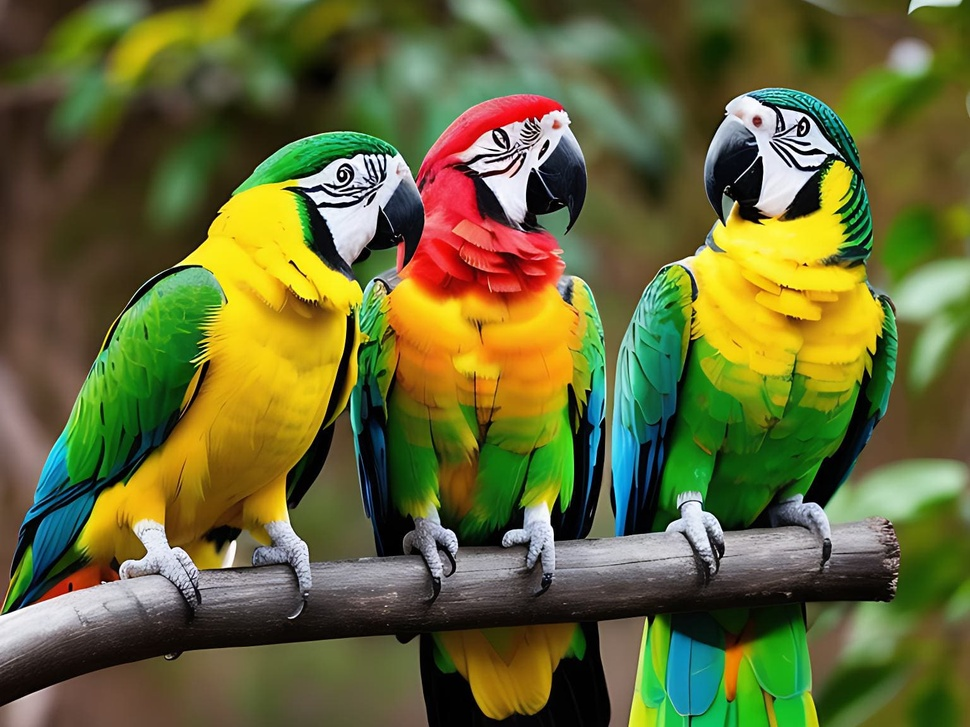
#> input picture parrots.jpg, 970 x 727 px, shrunk from 1536 x 1152 before the run, found by its file name
$ jupyter execute LGM_Task2.ipynb
#> lines starting #> are read from the running program, lines starting #| are printed output that depends on the picture
# **LGM Task2-Image To Pencil Sketch**

## **Data Science Intern- Muskan Arora**

[cell 1]
# Importing Libraries
import cv2
import numpy as np
import matplotlib.pyplot as plt

[cell 2]
# Load the image
image_path = "F:\parrots.jpg"
image = cv2.imread(image_path)
#> image is the input picture: shape (727, 970, 3); mean B, G, R 53, 104.6, 102.2

[cell 3]
# Original Image
plt.figure(figsize=(8, 8))
plt.imshow(cv2.cvtColor(image, cv2.COLOR_BGR2RGB))
plt.title('Original Image')
plt.axis('off')
plt.show()

[cell 4]
# Converting to grayscale
gray_image = cv2.cvtColor(image, cv2.COLOR_BGR2GRAY)
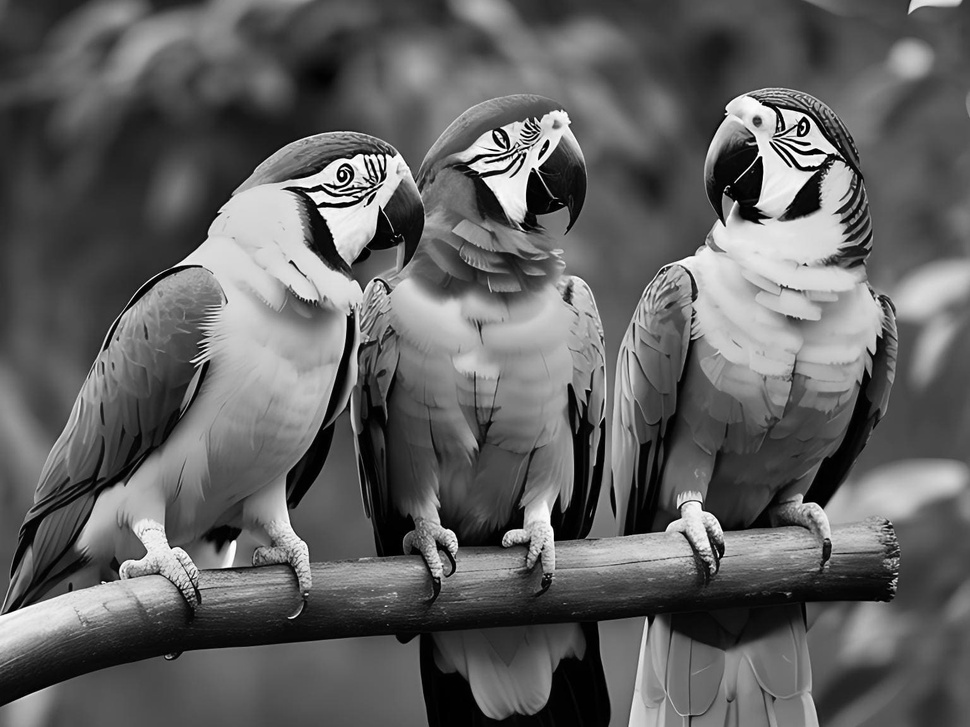
#> gray_image: shape (727, 970); min 0, max 255, mean 98
plt.figure(figsize=(8, 8))
plt.imshow(gray_image, cmap='gray')
plt.title('Grayscale Image')
plt.axis('off')
plt.show()

[cell 5]
# Inversion Elegance
inverted_image = cv2.bitwise_not(gray_image)
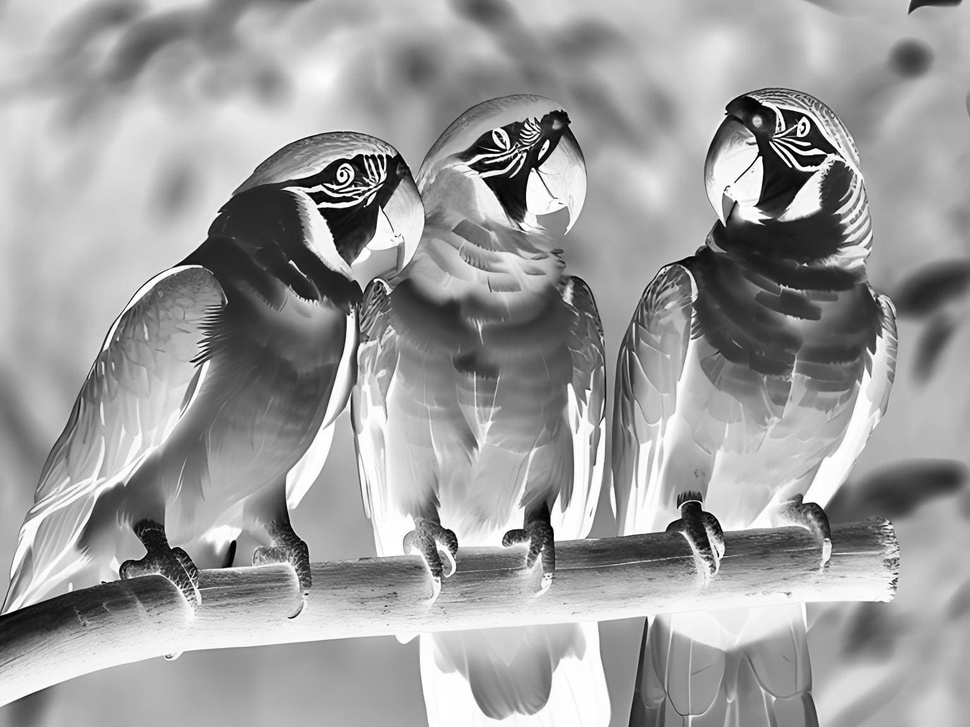
#> inverted_image: shape (727, 970); min 0, max 255, mean 157
plt.figure(figsize=(8,8))
plt.imshow(inverted_image, cmap='gray')
plt.title('Inversion Elegance')
plt.axis('off')
plt.show()

[cell 6]
# Gaussian Textures
blurred_image = cv2.GaussianBlur(inverted_image, (21, 21),0)
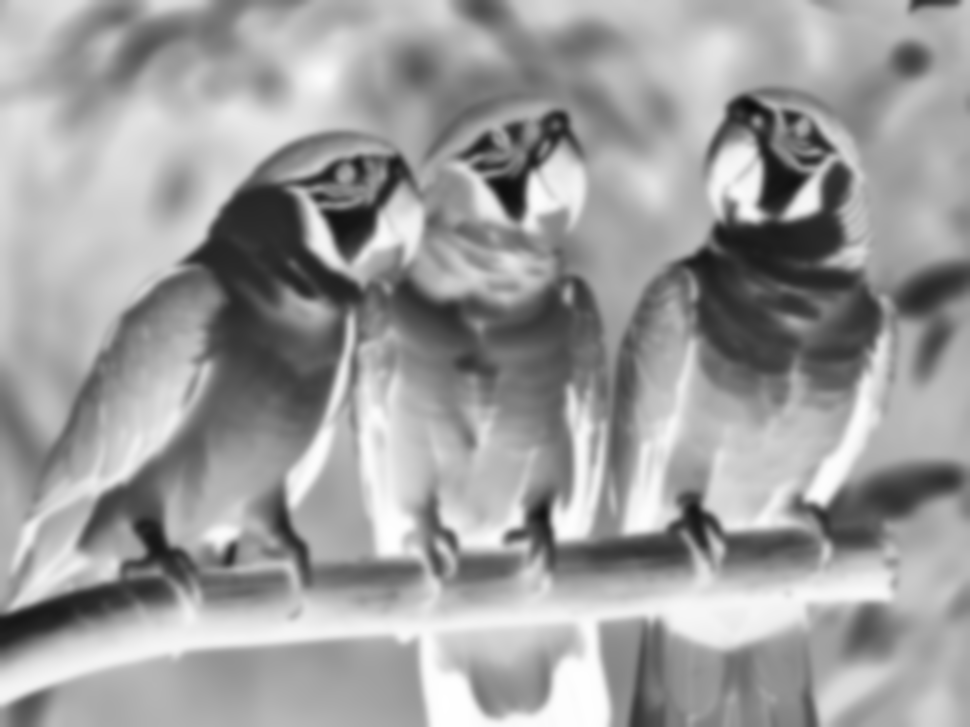
#> blurred_image: shape (727, 970); min 11, max 255, mean 157
plt.figure(figsize=(8, 8))
plt.imshow(blurred_image, cmap='gray')
plt.title('Blurred Image')
plt.axis('off')
plt.show()

[cell 7]
inverted_blurred= cv2.bitwise_not(blurred_image)
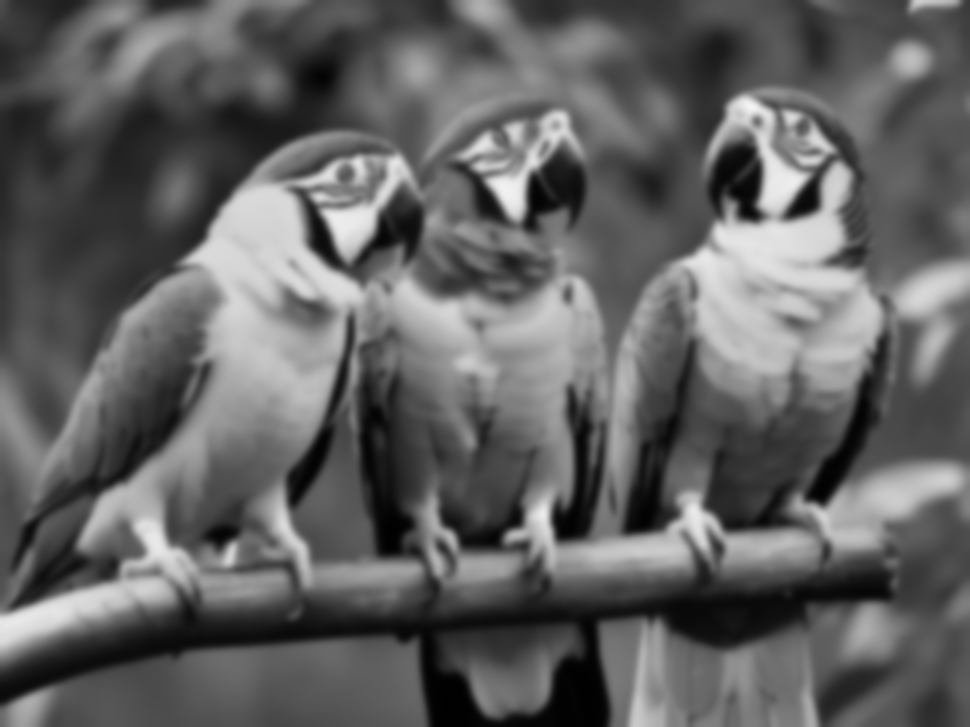
#> inverted_blurred: shape (727, 970); min 0, max 244, mean 98

# Display the pencil sketch image
pencil_sketch=cv2.divide(gray_image,inverted_blurred,scale=256.0)
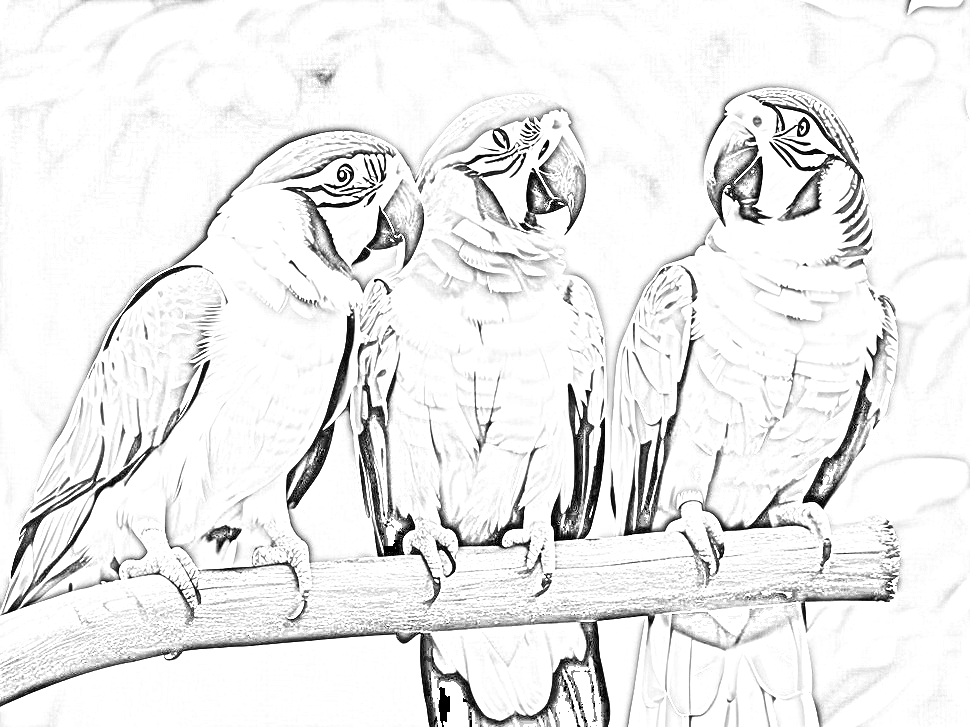
#> pencil_sketch: shape (727, 970); min 0, max 255, mean 236.1
plt.figure(figsize=(8, 8))
plt.imshow(pencil_sketch, cmap='gray')
plt.title('Pencil Sketch')
plt.axis('off')
plt.show()

# **Final Output**

[cell 8]
plt.figure(figsize=(20, 5))

# List of images
images = [image, gray_image, inverted_image, blurred_image, pencil_sketch]
titles = ["Original Image", "GrayScale Image", "Inverted Image", "Blurred Image", "Final Pencil Sketch Image"]

# Loop to display images
for i in range(5):
    plt.subplot(1, 5, i + 1)
    plt.imshow(images[i],cmap='gray' if i != 0 else None )  # Display grayscale for non-original images
    plt.axis('off')
    plt.title(titles[i])

plt.tight_layout()
plt.show()
#> figure, not shown here; B, G, R data is drawn as R, G, B
